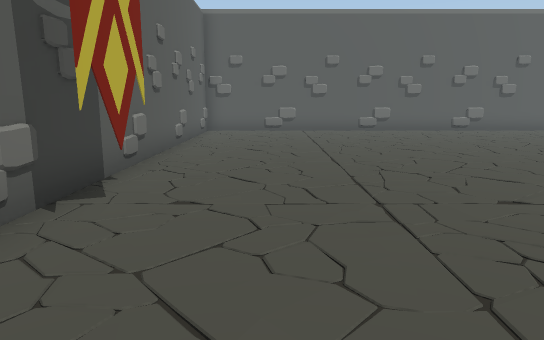
View 1 (above)

22 first-person views from a walk through a Unity game level. The camera is 1.2 m above the floor, tilts 10° down and sees 70° across. Doors are open. The floor is counted in squares, 1 m on a side. Each view is taken from the middle of a square. On the plan, view 1 faces up. The plan holds only what a view shows up to about 15 squares ahead; the rest is blank. The place goes on beyond the plan.

View 2
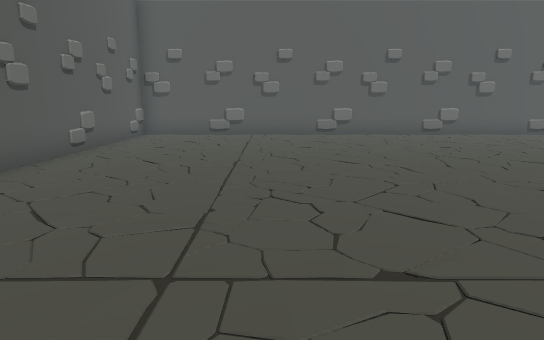

View 3
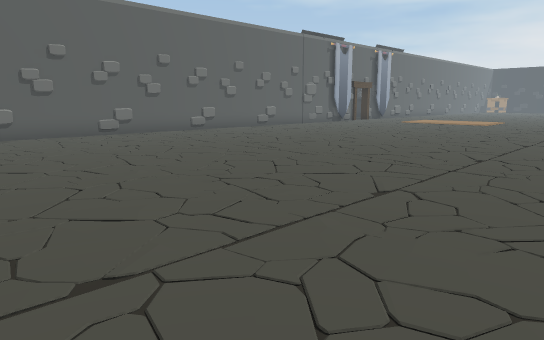

View 4
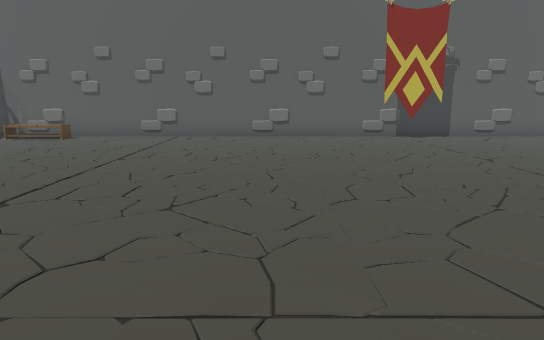

View 5
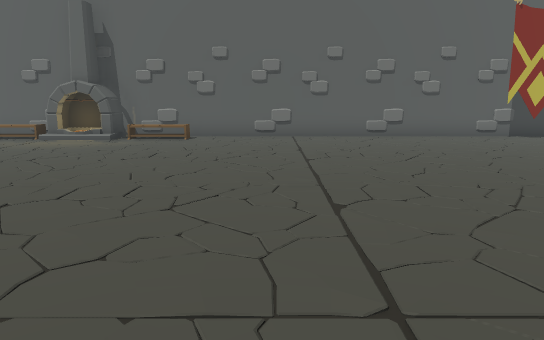

View 6
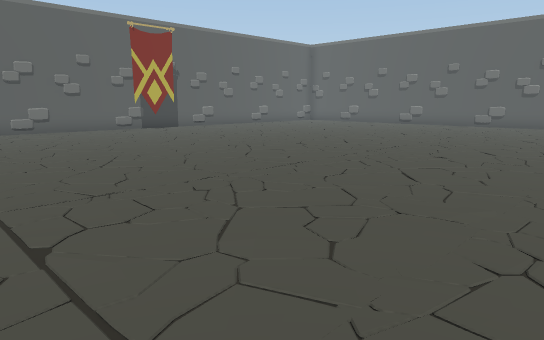

View 7
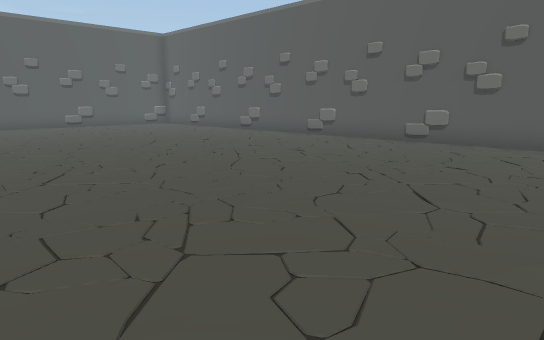

View 8
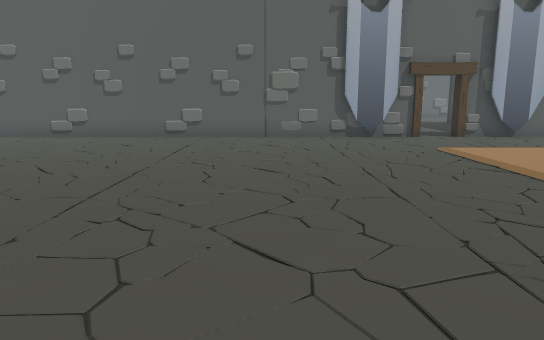

View 9
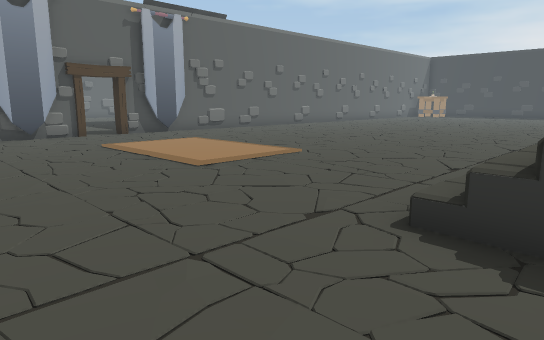

View 10
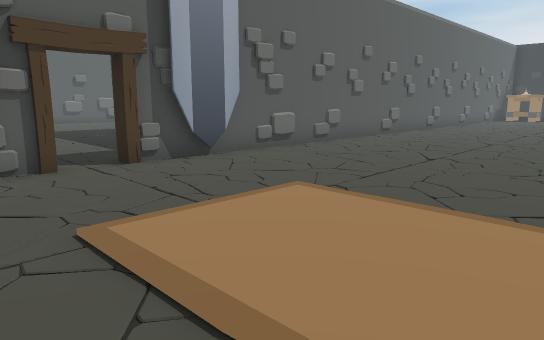

View 11
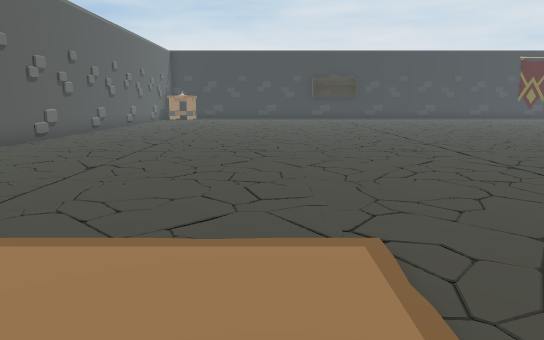

View 12
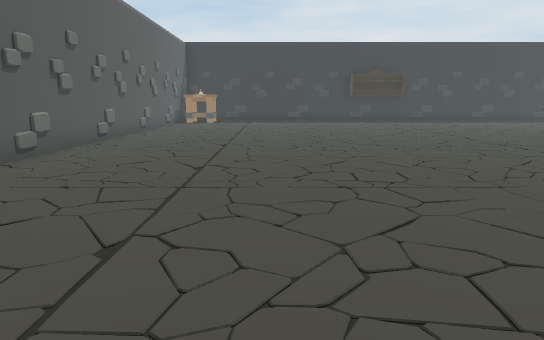

View 13
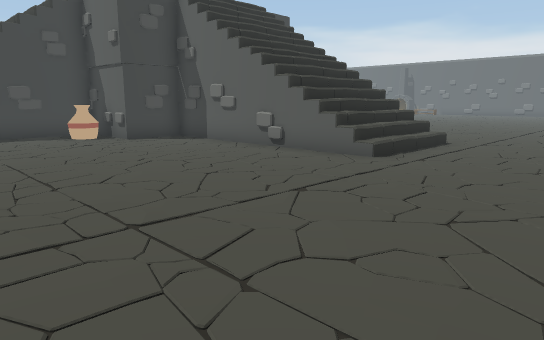

View 14
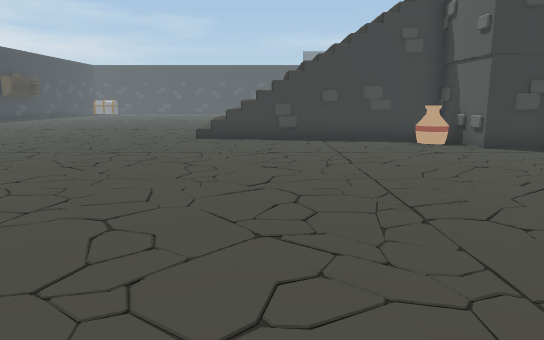

View 15
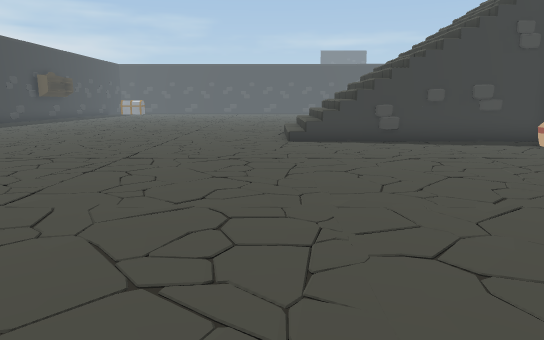

View 16
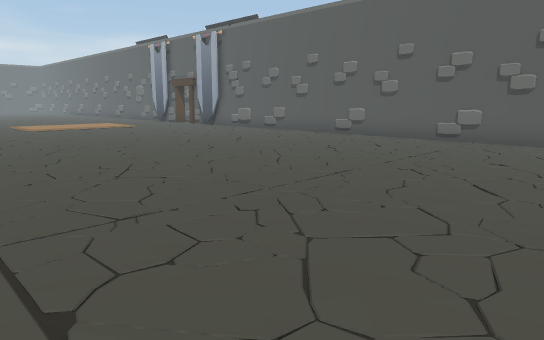

View 17
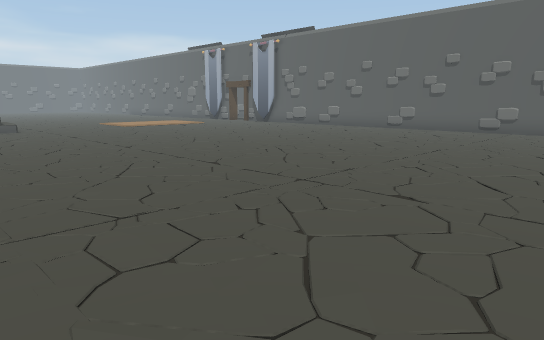

View 18
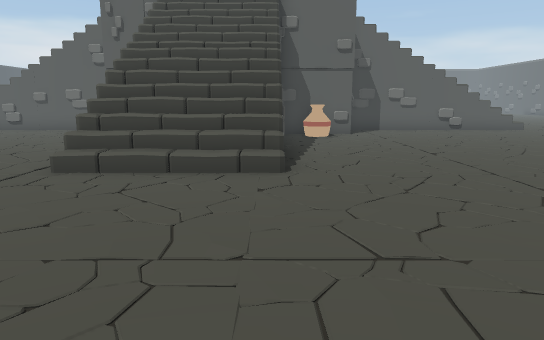

View 19
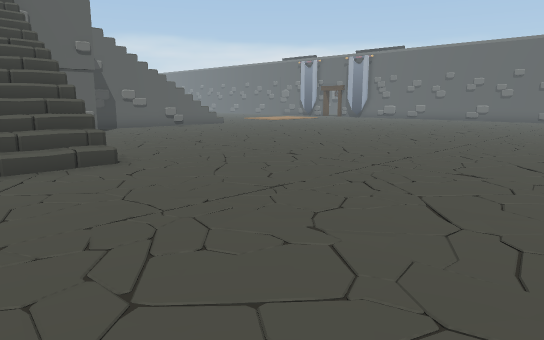

View 20
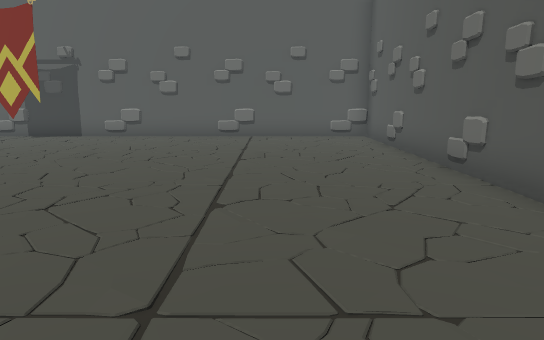

View 21
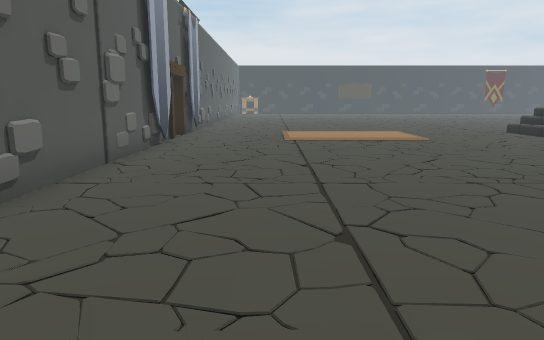

View 22
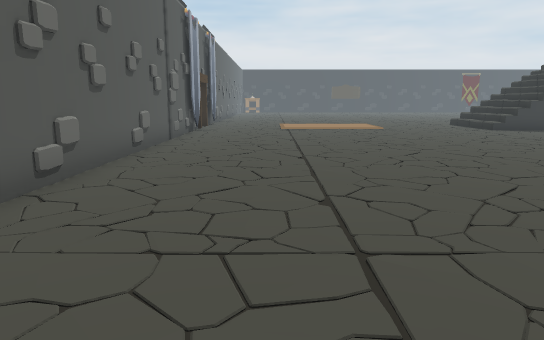

### Floor plan
Points are (right, up) in squares from view 1. A wall is a line through its corners. A room is listed if a view was taken in it or the views show most of it. See-through windows are left out.
Room 1 (views 1, 2, 3, 4, 5, 6, 7, 8, 9, 10, 11, 12, 13, 14, 15, 16, 17, 18, 19, 20, 21, 22)
walls: (22.5, 2.2) (26.6, 2.2); (22.5, 1.7) (26.6, 1.7); (22.5, 1.2) (23.6, 1.2); (23.8, 1.2) (26.5, 1.2); (26.5, 2.7) (26.5, -4.1) (28.5, -4.1) (28.5, -6.8) (36, -6.8); (29.2, -5.1) (29.6, -5.2); (23.5, 16.1) (21.4, 16.1); (19.4, 16.4) (18.9, 16.4); (23.7, 16.3) (23.1, 16.3); (24.1, 16.4) (-2.8, 16.4) (-2.8, -9.7); (28.1, 16.1) (26.3, 16.1); (34, -6.8) (34, -10.5); (34.5, -6.8) (34.5, -10.5); (34.7, -6.9) (34.7, -7.5); (35, -6.7) (35, -10.6); (34.3, -8.4) (34.4, -9.1); (34.7, -8) (34.7, -8.5); (34.8, -10.1) (34.8, -10.6); (42.2, 16.4) (25.3, 16.4)
low walls: (22.6, 3.2) (26.1, 3.2); (22.6, 2.7) (26.5, 2.7); (22.5, 2.5) (22.5, 3.5); (28.9, -5.1) (29.4, -4.9); (23, 16) (21.6, 16.2); (29.7, -5.7) (29.2, -5.9); (35.5, -6.8) (35.5, -10.5); (36, -6.8) (36, -10.5); (35.7, -8.3) (35.7, -9.3); (36.5, -7.3) (36.5, -10.1); (-2.7, 4.4) (-2.6, 3.7)
ways out: opening at (25, 16)
objects: fireplace (-2, -10) to (-2, -9); banner (-2, 4) to (-2, 5); carpet (26, 8) to (26, 9)

Where each view was taken, in squares from view 1:
view 1: 0 up, 0 right, facing up
view 2: 2 up, 2 right, facing up
view 3: 2 up, 2 right, facing up-right
view 4: 0 up, 11 right, facing left
view 5: 4 down, 11 right, facing left
view 6: 4 down, 14 right, facing up-left
view 7: 5 up, 17 right, facing up-left
view 8: 3 up, 19 right, facing up
view 9: 2 up, 19 right, facing up-right
view 10: 9 up, 22 right, facing up-right
view 11: 9 up, 23 right, facing right
view 12: 11 up, 27 right, facing right
view 13: 8 up, 34 right, facing down-left
view 14: 6 up, 34 right, facing down
view 15: 5 up, 37 right, facing down
view 16: 4 up, 44 right, facing up-left
view 17: 0 up, 44 right, facing up-left
view 18: 7 down, 43 right, facing left
view 19: 10 down, 44 right, facing up-left
view 20: 13 up, 11 right, facing left
view 21: 13 up, 11 right, facing right
view 22: 13 up, 6 right, facing right
